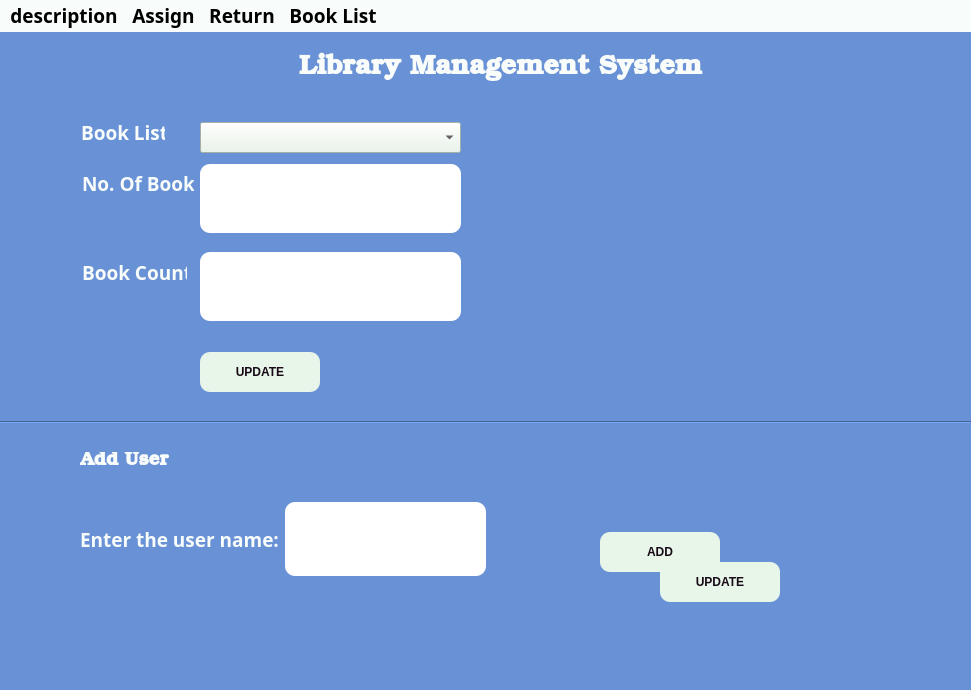
<?xml version="1.0" encoding="UTF-8"?>
<ui version="4.0">
 <class>MainWindow</class>
 <widget class="QMainWindow" name="MainWindow">
  <property name="geometry">
   <rect>
    <x>0</x>
    <y>0</y>
    <width>971</width>
    <height>690</height>
   </rect>
  </property>
  <property name="windowTitle">
   <string>MainWindow</string>
  </property>
  <property name="styleSheet">
   <string notr="true">background-color: #6892d5;
color: #f8fcfb;</string>
  </property>
  <widget class="QWidget" name="centralwidget">
   <widget class="QLabel" name="label">
    <property name="geometry">
     <rect>
      <x>0</x>
      <y>10</y>
      <width>1001</width>
      <height>51</height>
     </rect>
    </property>
    <property name="font">
     <font>
      <family>URW Bookman</family>
      <pointsize>20</pointsize>
      <bold>true</bold>
     </font>
    </property>
    <property name="styleSheet">
     <string notr="true">color: #f8fcfb;</string>
    </property>
    <property name="text">
     <string>Library Management System</string>
    </property>
    <property name="alignment">
     <set>Qt::AlignCenter</set>
    </property>
   </widget>
   <widget class="QPushButton" name="pushButton">
    <property name="geometry">
     <rect>
      <x>200</x>
      <y>320</y>
      <width>120</width>
      <height>40</height>
     </rect>
    </property>
    <property name="font">
     <font>
      <bold>true</bold>
     </font>
    </property>
    <property name="styleSheet">
     <string notr="true">background-color: #e8f5e9;
color:#170a16;
border-radius:10px;</string>
    </property>
    <property name="text">
     <string>UPDATE</string>
    </property>
   </widget>
   <widget class="Line" name="line">
    <property name="geometry">
     <rect>
      <x>-10</x>
      <y>380</y>
      <width>981</width>
      <height>20</height>
     </rect>
    </property>
    <property name="orientation">
     <enum>Qt::Horizontal</enum>
    </property>
   </widget>
   <widget class="QLabel" name="label_6">
    <property name="geometry">
     <rect>
      <x>80</x>
      <y>420</y>
      <width>91</width>
      <height>17</height>
     </rect>
    </property>
    <property name="font">
     <font>
      <family>URW Bookman</family>
      <pointsize>14</pointsize>
      <bold>true</bold>
     </font>
    </property>
    <property name="text">
     <string>Add User</string>
    </property>
   </widget>
   <widget class="QTextEdit" name="textEdit_4">
    <property name="geometry">
     <rect>
      <x>260</x>
      <y>570</y>
      <width>451</width>
      <height>70</height>
     </rect>
    </property>
    <property name="font">
     <font>
      <family>Yrsa</family>
      <pointsize>15</pointsize>
      <bold>true</bold>
     </font>
    </property>
    <property name="styleSheet">
     <string notr="true">background-color: #6892d5;
border-radius:10px;
</string>
    </property>
   </widget>
   <widget class="QPushButton" name="pushButton_2">
    <property name="geometry">
     <rect>
      <x>600</x>
      <y>500</y>
      <width>120</width>
      <height>40</height>
     </rect>
    </property>
    <property name="font">
     <font>
      <bold>true</bold>
     </font>
    </property>
    <property name="styleSheet">
     <string notr="true">background-color: #e8f5e9;
color:#170a16;
border-radius:10px;
padding:2px 8px;</string>
    </property>
    <property name="text">
     <string>ADD</string>
    </property>
   </widget>
   <widget class="QWidget" name="layoutWidget">
    <property name="geometry">
     <rect>
      <x>80</x>
      <y>470</y>
      <width>406</width>
      <height>74</height>
     </rect>
    </property>
    <layout class="QHBoxLayout" name="horizontalLayout_4">
     <item>
      <widget class="QLabel" name="label_5">
       <property name="font">
        <font>
         <family>Umpush</family>
         <pointsize>14</pointsize>
         <bold>true</bold>
        </font>
       </property>
       <property name="text">
        <string>Enter the user name:</string>
       </property>
      </widget>
     </item>
     <item>
      <widget class="QTextEdit" name="textEdit_3">
       <property name="styleSheet">
        <string notr="true">color:#0091bf;
border-radius:10px;
background-color: rgb(255, 255, 255);
</string>
       </property>
       <property name="frameShape">
        <enum>QFrame::WinPanel</enum>
       </property>
       <property name="frameShadow">
        <enum>QFrame::Raised</enum>
       </property>
      </widget>
     </item>
    </layout>
   </widget>
   <widget class="QComboBox" name="comboBox">
    <property name="geometry">
     <rect>
      <x>200</x>
      <y>90</y>
      <width>261</width>
      <height>31</height>
     </rect>
    </property>
    <property name="styleSheet">
     <string notr="true">background-color: #e8f5e9;
color:#170a16;
</string>
    </property>
   </widget>
   <widget class="QLabel" name="label_2">
    <property name="geometry">
     <rect>
      <x>81</x>
      <y>81</y>
      <width>84</width>
      <height>38</height>
     </rect>
    </property>
    <property name="font">
     <font>
      <family>Umpush</family>
      <pointsize>14</pointsize>
      <bold>true</bold>
     </font>
    </property>
    <property name="text">
     <string>Book List</string>
    </property>
   </widget>
   <widget class="QLabel" name="label_4">
    <property name="geometry">
     <rect>
      <x>82</x>
      <y>132</y>
      <width>112</width>
      <height>38</height>
     </rect>
    </property>
    <property name="font">
     <font>
      <family>Umpush</family>
      <pointsize>14</pointsize>
      <bold>true</bold>
     </font>
    </property>
    <property name="text">
     <string>No. Of Book</string>
    </property>
   </widget>
   <widget class="QTextEdit" name="textEdit">
    <property name="geometry">
     <rect>
      <x>200</x>
      <y>132</y>
      <width>261</width>
      <height>69</height>
     </rect>
    </property>
    <property name="styleSheet">
     <string notr="true">color:#0091bf;
border-radius:10px;
background-color: rgb(255, 255, 255);
</string>
    </property>
    <property name="frameShape">
     <enum>QFrame::WinPanel</enum>
    </property>
    <property name="frameShadow">
     <enum>QFrame::Raised</enum>
    </property>
   </widget>
   <widget class="QLabel" name="label_3">
    <property name="geometry">
     <rect>
      <x>82</x>
      <y>221</y>
      <width>105</width>
      <height>38</height>
     </rect>
    </property>
    <property name="font">
     <font>
      <family>Umpush</family>
      <pointsize>14</pointsize>
      <bold>true</bold>
     </font>
    </property>
    <property name="text">
     <string>Book Count</string>
    </property>
   </widget>
   <widget class="QTextEdit" name="textEdit_2">
    <property name="geometry">
     <rect>
      <x>200</x>
      <y>220</y>
      <width>261</width>
      <height>69</height>
     </rect>
    </property>
    <property name="styleSheet">
     <string notr="true">color:#0091bf;border-radius:10px;
background-color: rgb(255, 255, 255);
</string>
    </property>
    <property name="frameShape">
     <enum>QFrame::WinPanel</enum>
    </property>
    <property name="frameShadow">
     <enum>QFrame::Raised</enum>
    </property>
   </widget>
   <widget class="QPushButton" name="pushButton_3">
    <property name="geometry">
     <rect>
      <x>660</x>
      <y>530</y>
      <width>120</width>
      <height>40</height>
     </rect>
    </property>
    <property name="font">
     <font>
      <bold>true</bold>
     </font>
    </property>
    <property name="styleSheet">
     <string notr="true">background-color: #e8f5e9;
color:#170a16;
border-radius:10px;</string>
    </property>
    <property name="text">
     <string>UPDATE</string>
    </property>
   </widget>
  </widget>
  <widget class="QMenuBar" name="menubar">
   <property name="geometry">
    <rect>
     <x>0</x>
     <y>0</y>
     <width>971</width>
     <height>24</height>
    </rect>
   </property>
   <property name="font">
    <font>
     <family>Ubuntu Mono</family>
     <pointsize>14</pointsize>
     <bold>true</bold>
    </font>
   </property>
   <property name="styleSheet">
    <string notr="true">color:#000000;background-color:#f8fcfb;</string>
   </property>
   <widget class="QMenu" name="menudescription">
    <property name="styleSheet">
     <string notr="true">color:rgb(0,0,0);</string>
    </property>
    <property name="title">
     <string>description</string>
    </property>
    <addaction name="actionGet_Details"/>
   </widget>
   <widget class="QMenu" name="menuAssign">
    <property name="styleSheet">
     <string notr="true">color:rgb(0,0,0);</string>
    </property>
    <property name="title">
     <string>Assign</string>
    </property>
    <addaction name="actionAssign_Book"/>
   </widget>
   <widget class="QMenu" name="menuReturn_Books">
    <property name="title">
     <string>Return</string>
    </property>
    <addaction name="actionReturn_Books"/>
   </widget>
   <widget class="QMenu" name="menuBook_List">
    <property name="title">
     <string>Book List</string>
    </property>
    <addaction name="actionView_List"/>
   </widget>
   <addaction name="menudescription"/>
   <addaction name="menuAssign"/>
   <addaction name="menuReturn_Books"/>
   <addaction name="menuBook_List"/>
  </widget>
  <widget class="QStatusBar" name="statusbar"/>
  <action name="actionGet_Details">
   <property name="text">
    <string>Get Details</string>
   </property>
  </action>
  <action name="actionAssign_Book">
   <property name="text">
    <string>Assign Book</string>
   </property>
  </action>
  <action name="actionReturn_Books">
   <property name="text">
    <string>Return Books</string>
   </property>
  </action>
  <action name="actionView_List">
   <property name="text">
    <string>View List</string>
   </property>
  </action>
 </widget>
 <resources/>
 <connections/>
</ui>
